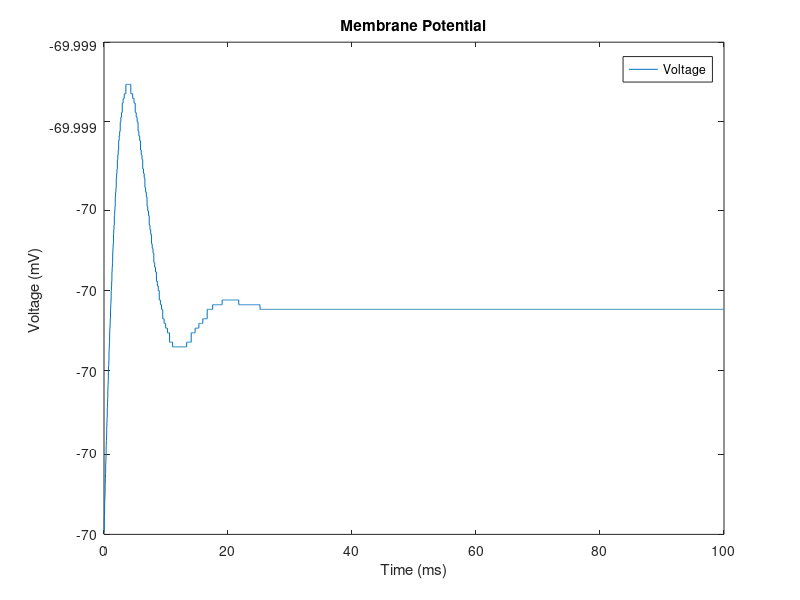
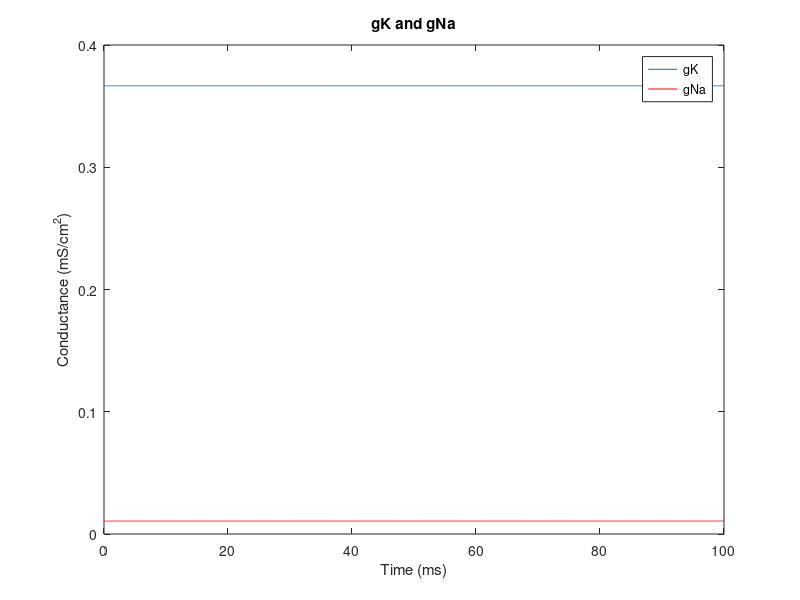

These figures' MATLAB source, in order:
%Akash Mathew
%ECE 4784
%Problem 1 Steady state neuron

clear all
close all

t_sim = 100; %simulation time in milliseconds
dt = 1/t_sim; %time step
t = 0:dt:t_sim; %time array 

I(1:length(t)) = 0; %injected current of 0 amps for 100 ms

%conductances
gbar_K = 36;
gbar_Na = 120;
gbar_L = .3;

%gate voltages
E_K = -12;
E_Na = 115;
E_L = 10.6;

%membrane rest voltage and capacitance
V_rest = -70;
C_m = 1;


V_m = 0; %intial voltage to calculate initial value of m,n,h

a_m = .1*( (25-V_m) / (exp((25-V_m)/10)-1)); %alpha_m
b_m = 4*exp(-V_m/18);%beta_m

a_n = .01 * ( (10-V_m) / (exp((10-V_m)/10)-1)); %alpha_n
b_n = .125*exp(-V_m/80); %beta_n

a_h = .07*exp(-V_m/20); %alpha_h
b_h = 1/(exp((30-V_m)/10)+1); %beta_h

%initial values of m,n and h
m = a_m/(a_m+b_m); %m_0 
n = a_n/(a_n+b_n); %n_0
h = a_h/(a_h+b_h); %h_0


%calculation at each time step
for i=1:length(t)-1
    %Gating variables
    a_m(i) = .1*( (25-V_m(i)) / (exp((25-V_m(i))/10)-1) );
    b_m(i) = 4*exp(-V_m(i)/18);
    
    a_n(i) = .01 * ( (10-V_m(i)) / (exp((10-V_m(i))/10)-1) );
    b_n(i) = .125*exp(-V_m(i)/80);
    
    a_h(i) = .07*exp(-V_m(i)/20);
    b_h(i) = 1/(exp((30-V_m(i))/10)+1);
    
    %Currents
    I_Na = (m(i)^3) * gbar_Na * h(i) * (V_m(i)-E_Na); 
    I_K = (n(i)^4) * gbar_K * (V_m(i)-E_K); 
    I_L = gbar_L *(V_m(i)-E_L); 
    I_ion = I(i) - I_K - I_Na - I_L; 
    
    V_m(i+1) = V_m(i) + dt*I_ion/C_m;
    m(i+1) = m(i) + dt*(a_m(i) *(1-m(i)) - b_m(i) * m(i));
    n(i+1) = n(i) + dt*(a_n(i) *(1-n(i)) - b_n(i) * n(i)); 
    h(i+1) = h(i) + dt*(a_h(i) *(1-h(i)) - b_h(i) * h(i));
end

V_m = V_m + V_rest;

figure
Vm = plot(t,V_m);
legend(Vm,'Voltage')
ylabel('Voltage (mV)')
xlabel('Time (ms)')
title('Membrane Potential')


figure
gK = plot(t,gbar_K*n.^4);
hold on
gNa = plot(t,gbar_Na*(m.^3).*h,'r');
legend([gK, gNa], 'gK', 'gNa')
ylabel('Conductance (mS/cm^2)')
xlabel('Time (ms)')
title('gK and gNa')










